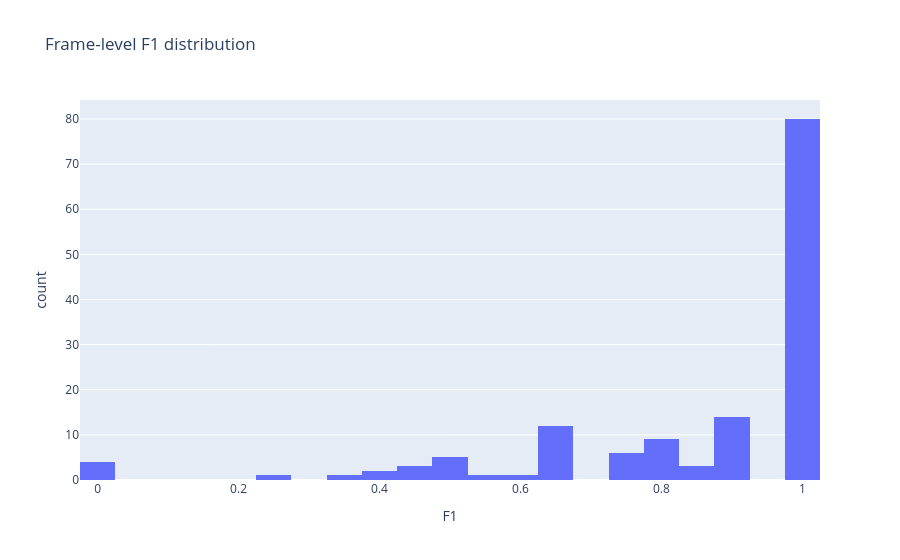

Here is the notebook cell this chart was saved with:
### Markdown cell above
**Table 2 - F1 buckets:** Count and percent of frames in each F1 range to quantify how many frames fall below a quality threshold.

### Code cell
section_b_f1_distribution()

### Figure 1 — Plotly figure (JSON) as saved in the notebook; plotly's stock layout.template omitted (floating-point values rounded to 4 significant figures; data arrays with more than 128 entries replaced by an {"elided": "..."} marker saying what was removed)
{"data": [{"alignmentgroup": "True", "bingroup": "x", "hovertemplate": "F1=%{x}<br>count=%{y}<extra></extra>", "legendgroup": "", "marker": {"color": "#636efa", "pattern": {"shape": ""}}, "name": "", "nbinsx": 20, "offsetgroup": "", "orientation": "v", "showlegend": false, "type": "histogram", "x": {"elided": "142 float values"}, "xaxis": "x", "yaxis": "y"}], "layout": {"barmode": "relative", "legend": {"tracegroupgap": 0}, "title": {"text": "Frame-level F1 distribution"}, "xaxis": {"anchor": "y", "domain": [0, 1], "title": {"text": "F1"}}, "yaxis": {"anchor": "x", "domain": [0, 1], "title": {"text": "count"}}}}
